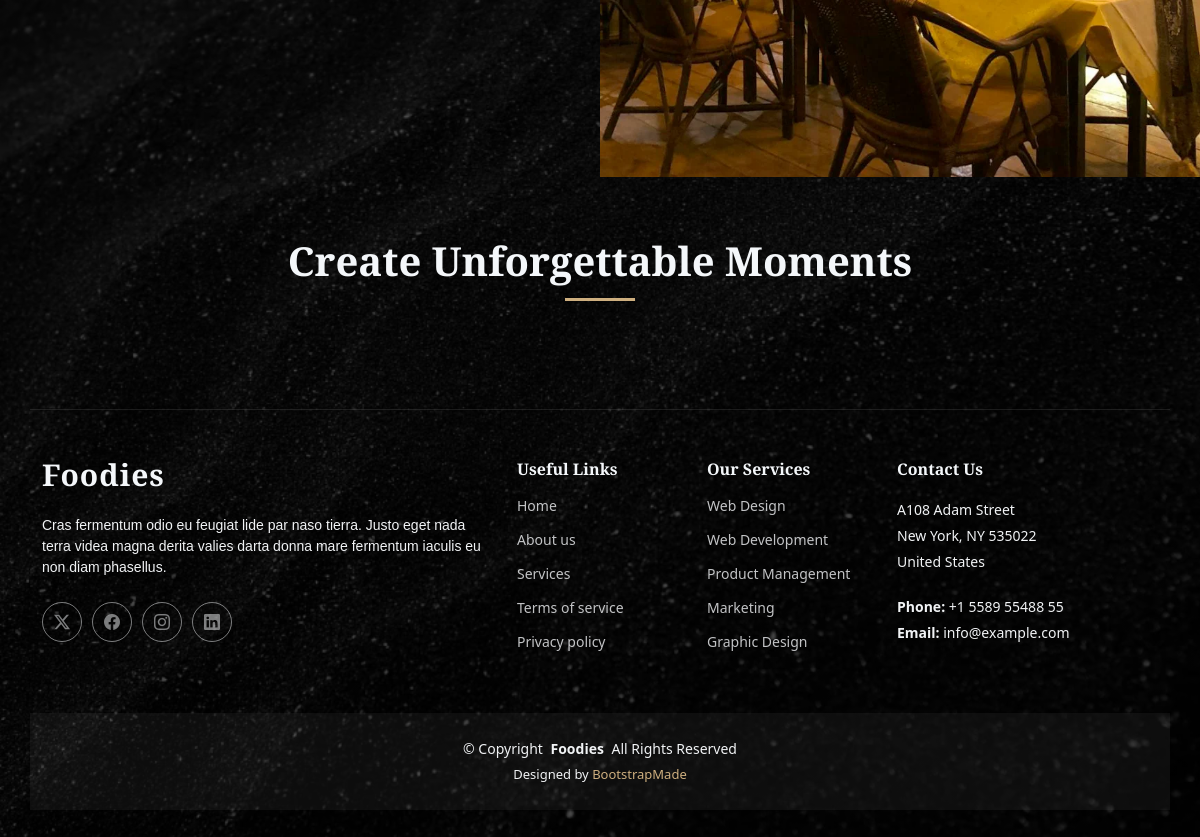
/ (lower part), run on an earlier commit of the app's database.
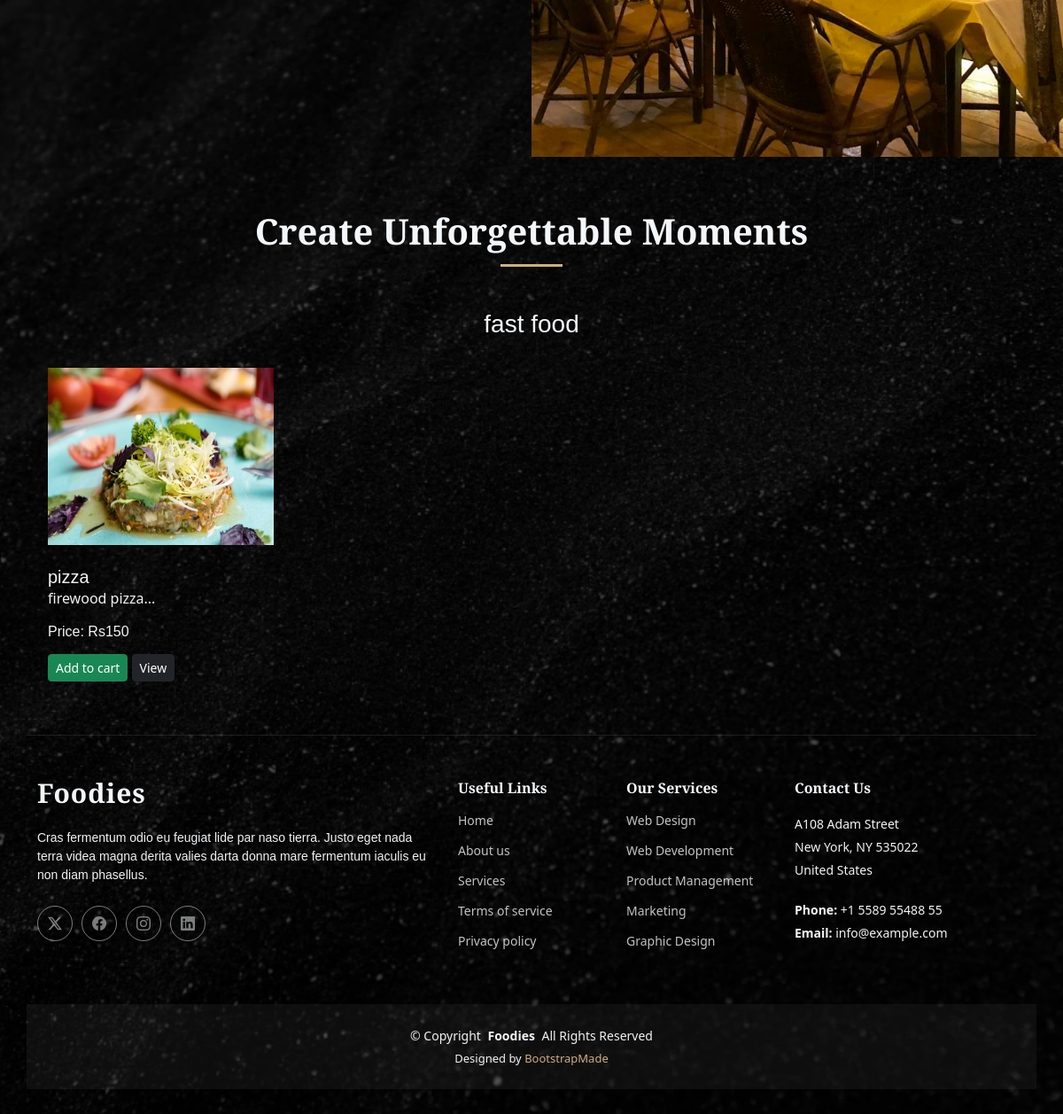
And on a later commit of the database.
### core/models.py (models this page shows, shortened)
class Product(models.Model):
    product_id=models.AutoField
    product_name=models.CharField( max_length=100)
    category=models.CharField( max_length=50, default="")
    sub_category=models.CharField( max_length=50, default="")
    price=models.IntegerField(default=0)
    desc=models.CharField( max_length=300)
    image=models.ImageField(upload_to='images/images')

### core/views.py (the view)
# urls.py: path('',views.index,name='index'),
def index(request):
    allproducts=[]
    catprods=Product.objects.values('category','id')
    cats={item['category'] for item in catprods}
    for cat in cats:
        prod=Product.objects.filter(category=cat) #to filter based on category
        n=len(prod)
        nslides=n//4 + ceil((n/4)-(n//4))
        allproducts.append([prod, range(1, nslides + 1), nslides])
    params={'allproducts':allproducts}
    return render(request,'core/index.html',params)

### templates/core/index.html (shortened to what this page needs)
{% extends "core/base.html" %}
{% block body %}
{% load static %}
    <section id="events" class="events section">
      <div class="container" data-aos="fade-up" data-aos-delay="100">
        <div class="intro-text text-center mb-5" data-aos="fade-up" data-aos-delay="150">
          <h2>Create Unforgettable Moments</h2>
        </div>
        {% for product , range , nslides in allproducts %}
        <div class="container">
          <h3 class="my-3 text-center">{{product.0.category}}</h3>
        </div>
        <div class="container">
          <div class="row">
            {% for i in product %}
            <div class="col-md-3 mt-3">
              <img src='/media/{{i.image}}' class="card-img-top" alt="not found" height="200px" width="200px" >
                <div class="card-body">
                  <h5 class="card-title mt-4" id="namepr{{i.id}}">{{i.product_name}}</h5>
                  <p class="card-text">{{i.desc|slice:"0.50"}}...</p>
                  <h6 class="card-title mb-3">Price: Rs<span id="pricepr{{i.id}}">{{i.price}}</span></h6>
                  <span id="divpr{{i.id}}" class="divpr">
                    <button id="pr{{i.id}}" class="btn btn-success btn-sm mt-0 cart">Add to cart</button>
                  </span>
                  <a href="/media/{{i.image}}">
                    <button class="btn btn-dark btn-sm cart">View</button>
                  </a>
                </div>
            </div>
            {% endfor %}
          </div>
        </div>
        {% endfor %}
      </div>
    </section>
{% endblock body%}

What changed in the data, as far as the page shows it:
added Product: category "fast food", image (picture), product_name "pizza", desc "firewood pizza", price "150"
